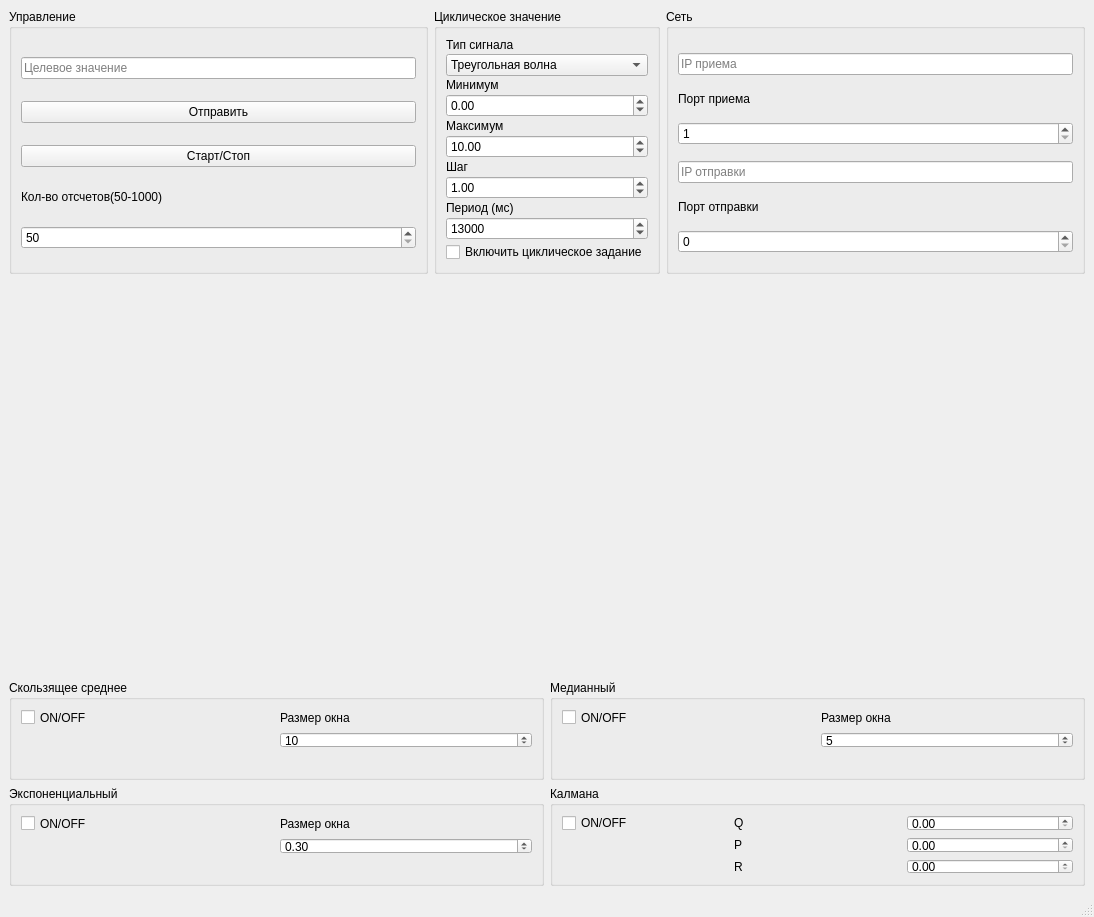
<?xml version="1.0" encoding="UTF-8"?>
<ui version="4.0">
 <class>MainWindow</class>
 <widget class="QMainWindow" name="MainWindow">
  <property name="geometry">
   <rect>
    <x>0</x>
    <y>0</y>
    <width>1094</width>
    <height>917</height>
   </rect>
  </property>
  <property name="windowTitle">
   <string>MainWindow</string>
  </property>
  <widget class="QWidget" name="centralwidget">
   <layout class="QGridLayout" name="gridLayout" rowstretch="3,1">
    <item row="0" column="0">
     <layout class="QVBoxLayout" name="verticalLayout" stretch="1,3">
      <item>
       <layout class="QHBoxLayout" name="horizontalLayout_2">
        <item>
         <widget class="QGroupBox" name="groupBox">
          <property name="title">
           <string>Управление</string>
          </property>
          <layout class="QVBoxLayout" name="verticalLayout_2" stretch="0,0,0,0,0">
           <property name="spacing">
            <number>3</number>
           </property>
           <property name="bottomMargin">
            <number>3</number>
           </property>
           <item>
            <widget class="QLineEdit" name="lineEdit">
             <property name="text">
              <string/>
             </property>
             <property name="placeholderText">
              <string>Целевое значение</string>
             </property>
            </widget>
           </item>
           <item>
            <widget class="QPushButton" name="pushButton">
             <property name="text">
              <string>Отправить</string>
             </property>
            </widget>
           </item>
           <item>
            <widget class="QPushButton" name="pushButton_3">
             <property name="text">
              <string>Старт/Стоп</string>
             </property>
            </widget>
           </item>
           <item>
            <widget class="QLabel" name="label">
             <property name="maximumSize">
              <size>
               <width>16777215</width>
               <height>15</height>
              </size>
             </property>
             <property name="text">
              <string>Кол-во отсчетов(50-1000)</string>
             </property>
            </widget>
           </item>
           <item>
            <widget class="QSpinBox" name="spinBox">
             <property name="minimum">
              <number>50</number>
             </property>
             <property name="maximum">
              <number>1000</number>
             </property>
            </widget>
           </item>
          </layout>
         </widget>
        </item>
        <item>
         <widget class="QGroupBox" name="groupBox_7">
          <property name="title">
           <string>Циклическое значение</string>
          </property>
          <layout class="QVBoxLayout" name="verticalLayout_5">
           <property name="spacing">
            <number>2</number>
           </property>
           <item>
            <widget class="QLabel" name="label_7">
             <property name="text">
              <string>Тип сигнала</string>
             </property>
            </widget>
           </item>
           <item>
            <widget class="QComboBox" name="comboBoxCyclicSignalType">
             <item>
              <property name="text">
               <string>Треугольная волна</string>
              </property>
             </item>
             <item>
              <property name="text">
               <string>Синусоида</string>
              </property>
             </item>
             <item>
              <property name="text">
               <string>Прямоугольная волна</string>
              </property>
             </item>
             <item>
              <property name="text">
               <string>Случайные значения</string>
              </property>
             </item>
            </widget>
           </item>
           <item>
            <widget class="QLabel" name="label_8">
             <property name="text">
              <string>Минимум</string>
             </property>
            </widget>
           </item>
           <item>
            <widget class="QDoubleSpinBox" name="doubleSpinBoxCyclicMin">
             <property name="minimum">
              <double>-100.000000000000000</double>
             </property>
             <property name="maximum">
              <double>100.000000000000000</double>
             </property>
             <property name="singleStep">
              <double>0.100000000000000</double>
             </property>
             <property name="value">
              <double>0.000000000000000</double>
             </property>
            </widget>
           </item>
           <item>
            <widget class="QLabel" name="label_9">
             <property name="text">
              <string>Максимум</string>
             </property>
            </widget>
           </item>
           <item>
            <widget class="QDoubleSpinBox" name="doubleSpinBoxCyclicMax">
             <property name="minimum">
              <double>-100.000000000000000</double>
             </property>
             <property name="maximum">
              <double>100.000000000000000</double>
             </property>
             <property name="singleStep">
              <double>0.100000000000000</double>
             </property>
             <property name="value">
              <double>10.000000000000000</double>
             </property>
            </widget>
           </item>
           <item>
            <widget class="QLabel" name="label_10">
             <property name="text">
              <string>Шаг</string>
             </property>
            </widget>
           </item>
           <item>
            <widget class="QDoubleSpinBox" name="doubleSpinBoxCyclicStep">
             <property name="minimum">
              <double>0.100000000000000</double>
             </property>
             <property name="maximum">
              <double>100.000000000000000</double>
             </property>
             <property name="singleStep">
              <double>0.100000000000000</double>
             </property>
             <property name="value">
              <double>1.000000000000000</double>
             </property>
            </widget>
           </item>
           <item>
            <widget class="QLabel" name="label_11">
             <property name="text">
              <string>Период (мс)</string>
             </property>
            </widget>
           </item>
           <item>
            <widget class="QSpinBox" name="spinBoxCyclicPeriod">
             <property name="minimum">
              <number>100</number>
             </property>
             <property name="maximum">
              <number>60000</number>
             </property>
             <property name="singleStep">
              <number>100</number>
             </property>
             <property name="value">
              <number>1000</number>
             </property>
             <property name="displayIntegerBase">
              <number>5</number>
             </property>
            </widget>
           </item>
           <item>
            <widget class="QCheckBox" name="checkBoxCyclicTargetEnable">
             <property name="text">
              <string>Включить циклическое задание</string>
             </property>
            </widget>
           </item>
          </layout>
         </widget>
        </item>
        <item>
         <widget class="QGroupBox" name="groupBox_2">
          <property name="title">
           <string>Сеть</string>
          </property>
          <layout class="QVBoxLayout" name="verticalLayout_3" stretch="0,0,0,0,0,0">
           <property name="spacing">
            <number>1</number>
           </property>
           <property name="bottomMargin">
            <number>2</number>
           </property>
           <item>
            <widget class="QLineEdit" name="lineEdit_2">
             <property name="placeholderText">
              <string>IP приема</string>
             </property>
            </widget>
           </item>
           <item>
            <widget class="QLabel" name="label_2">
             <property name="maximumSize">
              <size>
               <width>16777215</width>
               <height>15</height>
              </size>
             </property>
             <property name="text">
              <string>Порт приема</string>
             </property>
            </widget>
           </item>
           <item>
            <widget class="QSpinBox" name="spinBox_2">
             <property name="minimum">
              <number>1</number>
             </property>
             <property name="maximum">
              <number>100000</number>
             </property>
            </widget>
           </item>
           <item>
            <widget class="QLineEdit" name="lineEdit_3">
             <property name="text">
              <string/>
             </property>
             <property name="placeholderText">
              <string>IP отправки</string>
             </property>
            </widget>
           </item>
           <item>
            <widget class="QLabel" name="label_3">
             <property name="maximumSize">
              <size>
               <width>16777215</width>
               <height>15</height>
              </size>
             </property>
             <property name="text">
              <string>Порт отправки</string>
             </property>
            </widget>
           </item>
           <item>
            <widget class="QSpinBox" name="spinBox_3">
             <property name="maximum">
              <number>100000</number>
             </property>
            </widget>
           </item>
          </layout>
         </widget>
        </item>
       </layout>
      </item>
      <item>
       <layout class="QHBoxLayout" name="horizontalLayout_3"/>
      </item>
     </layout>
    </item>
    <item row="1" column="0">
     <layout class="QGridLayout" name="gridLayout_2" rowstretch="0,3" columnstretch="1,1">
      <property name="sizeConstraint">
       <enum>QLayout::SizeConstraint::SetMinimumSize</enum>
      </property>
      <item row="1" column="0">
       <widget class="QGroupBox" name="groupBox_4">
        <property name="maximumSize">
         <size>
          <width>16777215</width>
          <height>100</height>
         </size>
        </property>
        <property name="title">
         <string>Экспоненциальный</string>
        </property>
        <layout class="QGridLayout" name="gridLayout_4">
         <item row="1" column="1">
          <widget class="QDoubleSpinBox" name="doubleSpinBox">
           <property name="maximum">
            <double>1.000000000000000</double>
           </property>
           <property name="singleStep">
            <double>0.050000000000000</double>
           </property>
           <property name="value">
            <double>0.300000000000000</double>
           </property>
          </widget>
         </item>
         <item row="0" column="0">
          <widget class="QCheckBox" name="checkBoxExponentialEnable">
           <property name="text">
            <string>ON/OFF</string>
           </property>
          </widget>
         </item>
         <item row="0" column="1">
          <widget class="QLabel" name="labelExponentialAlpha">
           <property name="text">
            <string>Размер окна</string>
           </property>
          </widget>
         </item>
         <item row="1" column="0">
          <widget class="QLabel" name="labelExponentialStats">
           <property name="text">
            <string/>
           </property>
          </widget>
         </item>
         <item row="2" column="0">
          <widget class="QLabel" name="labelExponentialMemory">
           <property name="text">
            <string/>
           </property>
          </widget>
         </item>
        </layout>
       </widget>
      </item>
      <item row="0" column="0">
       <widget class="QGroupBox" name="groupBox_3">
        <property name="maximumSize">
         <size>
          <width>16777215</width>
          <height>100</height>
         </size>
        </property>
        <property name="title">
         <string>Скользящее среднее</string>
        </property>
        <layout class="QGridLayout" name="gridLayout_6">
         <item row="1" column="1">
          <widget class="QSpinBox" name="spinBoxMovingAverageWindow">
           <property name="minimum">
            <number>2</number>
           </property>
           <property name="maximum">
            <number>100</number>
           </property>
           <property name="value">
            <number>10</number>
           </property>
          </widget>
         </item>
         <item row="0" column="1">
          <widget class="QLabel" name="labelMovingAverageWindow">
           <property name="text">
            <string>Размер окна</string>
           </property>
          </widget>
         </item>
         <item row="1" column="0">
          <widget class="QLabel" name="labelMovingAverageStats">
           <property name="text">
            <string/>
           </property>
          </widget>
         </item>
         <item row="0" column="0">
          <widget class="QCheckBox" name="checkBoxMovingAverageEnable">
           <property name="text">
            <string>ON/OFF</string>
           </property>
          </widget>
         </item>
         <item row="2" column="0">
          <widget class="QLabel" name="labelMovingAverageMemory">
           <property name="text">
            <string/>
           </property>
          </widget>
         </item>
        </layout>
       </widget>
      </item>
      <item row="0" column="1">
       <widget class="QGroupBox" name="groupBox_5">
        <property name="maximumSize">
         <size>
          <width>16777215</width>
          <height>100</height>
         </size>
        </property>
        <property name="title">
         <string>Медианный</string>
        </property>
        <layout class="QGridLayout" name="gridLayout_3">
         <item row="0" column="1">
          <widget class="QLabel" name="labelMedianWindow">
           <property name="text">
            <string>Размер окна</string>
           </property>
          </widget>
         </item>
         <item row="0" column="0">
          <widget class="QCheckBox" name="checkBoxMedianEnable">
           <property name="text">
            <string>ON/OFF</string>
           </property>
          </widget>
         </item>
         <item row="1" column="1">
          <widget class="QSpinBox" name="spinBoxMedianWindow">
           <property name="minimum">
            <number>3</number>
           </property>
           <property name="maximum">
            <number>51</number>
           </property>
           <property name="singleStep">
            <number>2</number>
           </property>
           <property name="value">
            <number>5</number>
           </property>
          </widget>
         </item>
         <item row="1" column="0">
          <widget class="QLabel" name="labelMedianStats">
           <property name="text">
            <string/>
           </property>
          </widget>
         </item>
         <item row="2" column="0">
          <widget class="QLabel" name="labelMedianMemory">
           <property name="text">
            <string/>
           </property>
          </widget>
         </item>
        </layout>
       </widget>
      </item>
      <item row="1" column="1">
       <widget class="QGroupBox" name="groupBox_6">
        <property name="enabled">
         <bool>true</bool>
        </property>
        <property name="maximumSize">
         <size>
          <width>16777215</width>
          <height>100</height>
         </size>
        </property>
        <property name="title">
         <string>Калмана</string>
        </property>
        <layout class="QGridLayout" name="gridLayout_5">
         <item row="0" column="1">
          <widget class="QLabel" name="label_4">
           <property name="text">
            <string>Q</string>
           </property>
          </widget>
         </item>
         <item row="0" column="0">
          <widget class="QCheckBox" name="checkBoxKalmanEnable">
           <property name="text">
            <string>ON/OFF</string>
           </property>
          </widget>
         </item>
         <item row="2" column="1">
          <widget class="QLabel" name="label_6">
           <property name="text">
            <string>R</string>
           </property>
          </widget>
         </item>
         <item row="1" column="1">
          <widget class="QLabel" name="label_5">
           <property name="text">
            <string>P</string>
           </property>
          </widget>
         </item>
         <item row="0" column="2">
          <widget class="QDoubleSpinBox" name="doubleSpinBoxKalmanQ"/>
         </item>
         <item row="1" column="2">
          <widget class="QDoubleSpinBox" name="doubleSpinBoxKalmanP"/>
         </item>
         <item row="2" column="2">
          <widget class="QDoubleSpinBox" name="doubleSpinBoxKalmanR"/>
         </item>
         <item row="2" column="0">
          <widget class="QLabel" name="labelKalmanMemory">
           <property name="text">
            <string/>
           </property>
          </widget>
         </item>
        </layout>
       </widget>
      </item>
     </layout>
    </item>
   </layout>
  </widget>
  <widget class="QStatusBar" name="statusBar"/>
 </widget>
 <resources/>
 <connections/>
</ui>
